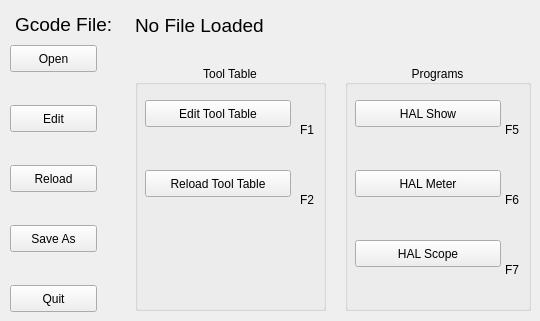
    <widget class="QWidget" name="tab_4">
     <attribute name="title">
      <string>File</string>
     </attribute>
     <widget class="QPushButton" name="open_pb">
      <property name="geometry">
       <rect>
        <x>10</x>
        <y>45</y>
        <width>87</width>
        <height>27</height>
       </rect>
      </property>
      <property name="text">
       <string>Open</string>
      </property>
     </widget>
     <widget class="QPushButton" name="edit_pb">
      <property name="geometry">
       <rect>
        <x>10</x>
        <y>105</y>
        <width>87</width>
        <height>27</height>
       </rect>
      </property>
      <property name="text">
       <string>Edit</string>
      </property>
     </widget>
     <widget class="QPushButton" name="reload_pb">
      <property name="geometry">
       <rect>
        <x>10</x>
        <y>165</y>
        <width>87</width>
        <height>27</height>
       </rect>
      </property>
      <property name="text">
       <string>Reload</string>
      </property>
     </widget>
     <widget class="QPushButton" name="save_as_pb">
      <property name="geometry">
       <rect>
        <x>10</x>
        <y>225</y>
        <width>87</width>
        <height>27</height>
       </rect>
      </property>
      <property name="text">
       <string>Save As</string>
      </property>
     </widget>
     <widget class="QPushButton" name="quit_pb">
      <property name="geometry">
       <rect>
        <x>10</x>
        <y>285</y>
        <width>87</width>
        <height>27</height>
       </rect>
      </property>
      <property name="text">
       <string>Quit</string>
      </property>
     </widget>
     <widget class="QLabel" name="file_lb">
      <property name="geometry">
       <rect>
        <x>125</x>
        <y>10</y>
        <width>291</width>
        <height>31</height>
       </rect>
      </property>
      <property name="font">
       <font>
        <pointsize>14</pointsize>
       </font>
      </property>
      <property name="text">
       <string>No File Loaded</string>
      </property>
      <property name="alignment">
       <set>Qt::AlignLeading|Qt::AlignLeft|Qt::AlignVCenter</set>
      </property>
      <property name="margin">
       <number>0</number>
      </property>
      <property name="indent">
       <number>10</number>
      </property>
     </widget>
     <widget class="QGroupBox" name="groupBox_3">
      <property name="geometry">
       <rect>
        <x>345</x>
        <y>65</y>
        <width>186</width>
        <height>246</height>
       </rect>
      </property>
      <property name="title">
       <string>Programs</string>
      </property>
      <property name="alignment">
       <set>Qt::AlignCenter</set>
      </property>
      <widget class="QPushButton" name="hal_scope_pb">
       <property name="geometry">
        <rect>
         <x>10</x>
         <y>175</y>
         <width>146</width>
         <height>27</height>
        </rect>
       </property>
       <property name="text">
        <string>HAL Scope</string>
       </property>
      </widget>
      <widget class="QPushButton" name="show_hal_pb">
       <property name="geometry">
        <rect>
         <x>10</x>
         <y>35</y>
         <width>146</width>
         <height>27</height>
        </rect>
       </property>
       <property name="text">
        <string>HAL Show</string>
       </property>
      </widget>
      <widget class="QPushButton" name="hal_meter_pb">
       <property name="geometry">
        <rect>
         <x>10</x>
         <y>105</y>
         <width>146</width>
         <height>27</height>
        </rect>
       </property>
       <property name="text">
        <string>HAL Meter</string>
       </property>
      </widget>
      <widget class="QLabel" name="label_20">
       <property name="geometry">
        <rect>
         <x>160</x>
         <y>55</y>
         <width>21</width>
         <height>19</height>
        </rect>
       </property>
       <property name="text">
        <string>F5</string>
       </property>
      </widget>
      <widget class="QLabel" name="label_32">
       <property name="geometry">
        <rect>
         <x>160</x>
         <y>125</y>
         <width>21</width>
         <height>19</height>
        </rect>
       </property>
       <property name="text">
        <string>F6</string>
       </property>
      </widget>
      <widget class="QLabel" name="label_33">
       <property name="geometry">
        <rect>
         <x>160</x>
         <y>195</y>
         <width>21</width>
         <height>19</height>
        </rect>
       </property>
       <property name="text">
        <string>F7</string>
       </property>
      </widget>
     </widget>
     <widget class="QGroupBox" name="groupBox_5">
      <property name="geometry">
       <rect>
        <x>135</x>
        <y>65</y>
        <width>191</width>
        <height>246</height>
       </rect>
      </property>
      <property name="title">
       <string>Tool Table</string>
      </property>
      <property name="alignment">
       <set>Qt::AlignCenter</set>
      </property>
      <widget class="QPushButton" name="edit_tool_table_pb">
       <property name="geometry">
        <rect>
         <x>10</x>
         <y>35</y>
         <width>146</width>
         <height>27</height>
        </rect>
       </property>
       <property name="text">
        <string>Edit Tool Table</string>
       </property>
      </widget>
      <widget class="QPushButton" name="reload_tool_table_pb">
       <property name="geometry">
        <rect>
         <x>10</x>
         <y>105</y>
         <width>146</width>
         <height>27</height>
        </rect>
       </property>
       <property name="text">
        <string>Reload Tool Table</string>
       </property>
      </widget>
      <widget class="QLabel" name="label_14">
       <property name="geometry">
        <rect>
         <x>165</x>
         <y>55</y>
         <width>21</width>
         <height>19</height>
        </rect>
       </property>
       <property name="text">
        <string>F1</string>
       </property>
      </widget>
      <widget class="QLabel" name="label_19">
       <property name="geometry">
        <rect>
         <x>165</x>
         <y>125</y>
         <width>21</width>
         <height>19</height>
        </rect>
       </property>
       <property name="text">
        <string>F2</string>
       </property>
      </widget>
     </widget>
     <widget class="QLabel" name="label_12">
      <property name="geometry">
       <rect>
        <x>15</x>
        <y>15</y>
        <width>96</width>
        <height>19</height>
       </rect>
      </property>
      <property name="font">
       <font>
        <pointsize>14</pointsize>
       </font>
      </property>
      <property name="text">
       <string>Gcode File:</string>
      </property>
     </widget>
    </widget>
